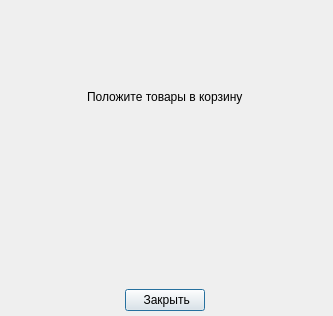
<?xml version="1.0" encoding="UTF-8"?>
<ui version="4.0">
 <class>AddItemsNotification</class>
 <widget class="QDialog" name="AddItemsNotification">
  <property name="geometry">
   <rect>
    <x>0</x>
    <y>0</y>
    <width>333</width>
    <height>316</height>
   </rect>
  </property>
  <property name="windowTitle">
   <string>Ошибка</string>
  </property>
  <widget class="QWidget" name="">
   <property name="geometry">
    <rect>
     <x>0</x>
     <y>0</y>
     <width>331</width>
     <height>311</height>
    </rect>
   </property>
   <layout class="QVBoxLayout" name="verticalLayout">
    <property name="sizeConstraint">
     <enum>QLayout::SizeConstraint::SetMaximumSize</enum>
    </property>
    <item>
     <spacer name="verticalSpacer_2">
      <property name="orientation">
       <enum>Qt::Orientation::Vertical</enum>
      </property>
      <property name="sizeHint" stdset="0">
       <size>
        <width>20</width>
        <height>144</height>
       </size>
      </property>
     </spacer>
    </item>
    <item alignment="Qt::AlignmentFlag::AlignHCenter">
     <widget class="QLabel" name="label">
      <property name="sizePolicy">
       <sizepolicy hsizetype="Preferred" vsizetype="Preferred">
        <horstretch>0</horstretch>
        <verstretch>0</verstretch>
       </sizepolicy>
      </property>
      <property name="text">
       <string>Положите товары в корзину</string>
      </property>
     </widget>
    </item>
    <item>
     <spacer name="verticalSpacer">
      <property name="orientation">
       <enum>Qt::Orientation::Vertical</enum>
      </property>
      <property name="sizeHint" stdset="0">
       <size>
        <width>20</width>
        <height>233</height>
       </size>
      </property>
     </spacer>
    </item>
    <item alignment="Qt::AlignmentFlag::AlignHCenter">
     <widget class="QPushButton" name="pushButton">
      <property name="sizePolicy">
       <sizepolicy hsizetype="Preferred" vsizetype="Fixed">
        <horstretch>0</horstretch>
        <verstretch>0</verstretch>
       </sizepolicy>
      </property>
      <property name="text">
       <string> Закрыть</string>
      </property>
     </widget>
    </item>
   </layout>
  </widget>
 </widget>
 <resources/>
 <connections>
  <connection>
   <sender>pushButton</sender>
   <signal>clicked()</signal>
   <receiver>AddItemsNotification</receiver>
   <slot>close()</slot>
   <hints>
    <hint type="sourcelabel">
     <x>199</x>
     <y>279</y>
    </hint>
    <hint type="destinationlabel">
     <x>199</x>
     <y>149</y>
    </hint>
   </hints>
  </connection>
 </connections>
</ui>
